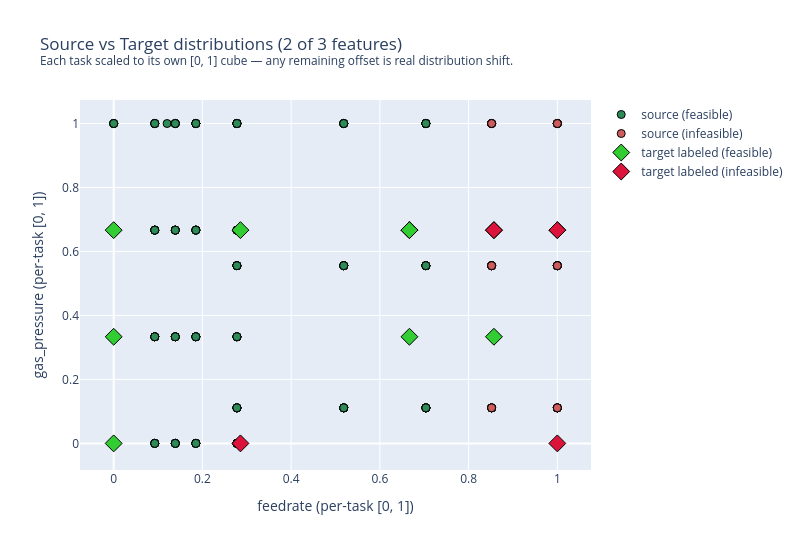

This figure's notebook cell:
### Markdown cell above
## Step 1 — Visualise source and target distributions (before any transport)

Even though features are 3-D (`feedrate`, `gas_pressure`, `focal_position`), we project onto
the first two for 2-D visuals. The **shift between the two clouds is exactly what OT compensates for.**

### Code cell
import plotly.graph_objects as go

def scatter_xy(X, y, name, symbol, color_feas, color_infeas, size=10):
    f = y == 1
    out = []
    if f.any():
        out.append(go.Scatter(
            x=X[f, 0], y=X[f, 1], mode="markers", name=f"{name} (feasible)",
            marker=dict(size=size, color=color_feas, symbol=symbol, line=dict(width=1, color="black")),
        ))
    if (~f).any():
        out.append(go.Scatter(
            x=X[~f, 0], y=X[~f, 1], mode="markers", name=f"{name} (infeasible)",
            marker=dict(size=size, color=color_infeas, symbol=symbol, line=dict(width=1, color="black")),
        ))
    return out

fig = go.Figure()
for tr in scatter_xy(Xs,     ys,          "source", "circle", "seagreen", "indianred", size=8):
    fig.add_trace(tr)
for tr in scatter_xy(Xt_lab, yt_labeled,  "target labeled", "diamond", "limegreen", "crimson", size=13):
    fig.add_trace(tr)
fig.update_layout(
    title="Source vs Target distributions (2 of 3 features)<br>"
          "<sup>Each task scaled to its own [0, 1] cube — any remaining offset is real distribution shift.</sup>",
    xaxis_title=f"{FEATURE_COLS[0]} (per-task [0, 1])",
    yaxis_title=f"{FEATURE_COLS[1]} (per-task [0, 1])",
    width=800, height=550,
)
fig.show()

### Figure 1 — Plotly figure (JSON) as saved in the notebook; plotly's stock layout.template omitted (floating-point values rounded to 4 significant figures; data arrays with more than 128 entries replaced by an {"elided": "..."} marker saying what was removed)
{"data": [{"marker": {"color": "seagreen", "line": {"color": "black", "width": 1}, "size": 8, "symbol": "circle"}, "mode": "markers", "name": "source (feasible)", "type": "scatter", "x": {"elided": "245 float values"}, "y": {"elided": "245 float values"}}, {"marker": {"color": "indianred", "line": {"color": "black", "width": 1}, "size": 8, "symbol": "circle"}, "mode": "markers", "name": "source (infeasible)", "type": "scatter", "x": [0.8519, 0.8519, 0.8519, 0.8519, 0.8519, 0.8519, 1.0, 1.0, 1.0, 1.0, 1.0, 1.0, 1.0, 1.0, 1.0, 1.0, 1.0, 1.0, 1.0, 1.0, 1.0, 1.0, 1.0], "y": [0.1111, 0.1111, 0.5556, 0.5556, 1.0, 1.0, 0.1111, 0.1111, 0.1111, 0.1111, 0.1111, 0.1111, 0.5556, 0.5556, 0.5556, 0.5556, 0.5556, 1.0, 1.0, 1.0, 1.0, 1.0, 1.0]}, {"marker": {"color": "limegreen", "line": {"color": "black", "width": 1}, "size": 13, "symbol": "diamond"}, "mode": "markers", "name": "target labeled (feasible)", "type": "scatter", "x": [0.6667, 0.8571, 1.0, 0.8571, 0.6667, 0.2857, 0.0, 0.6667, 0.6667, 0.0, 0.0], "y": [0.6667, 0.3333, 0.6667, 0.6667, 0.3333, 0.6667, 0.3333, 0.6667, 0.6667, 0.0, 0.6667]}, {"marker": {"color": "crimson", "line": {"color": "black", "width": 1}, "size": 13, "symbol": "diamond"}, "mode": "markers", "name": "target labeled (infeasible)", "type": "scatter", "x": [1.0, 0.8571, 1.0, 0.2857], "y": [0.0, 0.6667, 0.6667, 0.0]}], "layout": {"height": 550, "title": {"text": "Source vs Target distributions (2 of 3 features)<br><sup>Each task scaled to its own [0, 1] cube — any remaining offset is real distribution shift.</sup>"}, "width": 800, "xaxis": {"title": {"text": "feedrate (per-task [0, 1])"}}, "yaxis": {"title": {"text": "gas_pressure (per-task [0, 1])"}}}}
